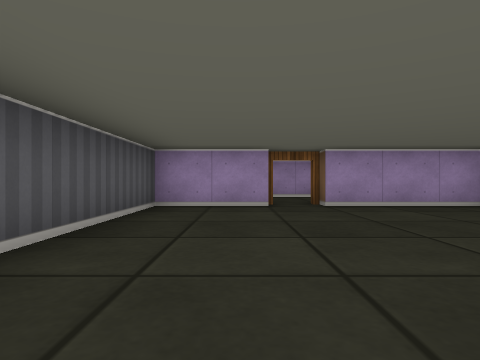
view 1 (above)

14 first-person views from a walk through a cub3D level. The camera is about half as high as the walls, looks level and sees 75° across. The floor is counted in squares. Each view is taken from the middle of a square. On the plan, view 1 faces up. The plan holds only what a view shows up to about 9 squares ahead; the rest is blank.

view 2
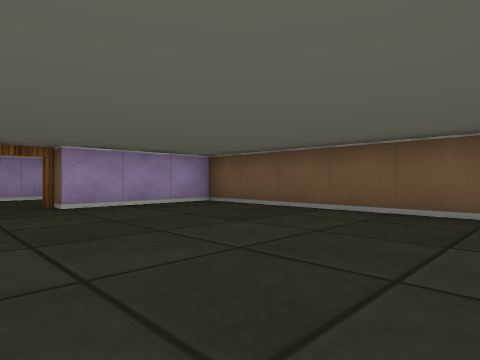

view 3
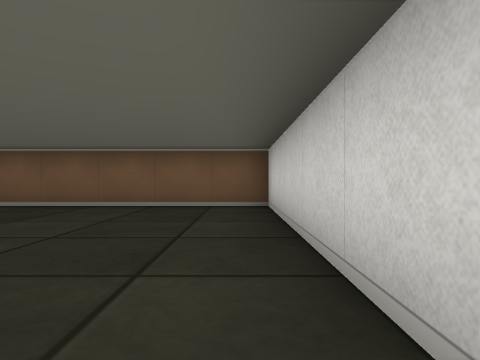

view 4
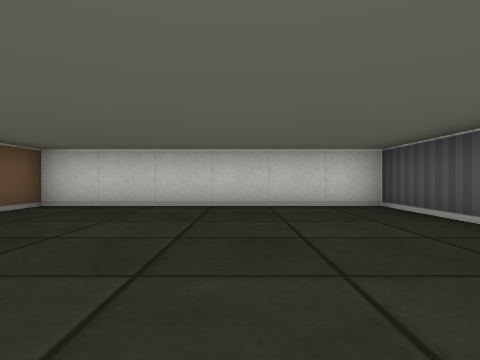

view 5
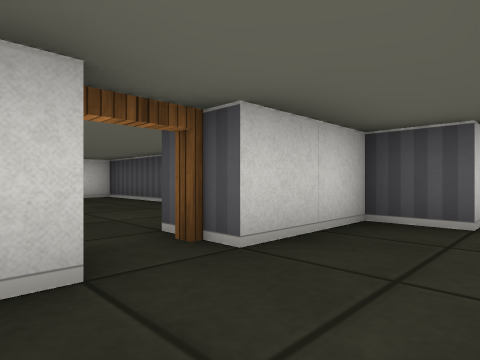

view 6
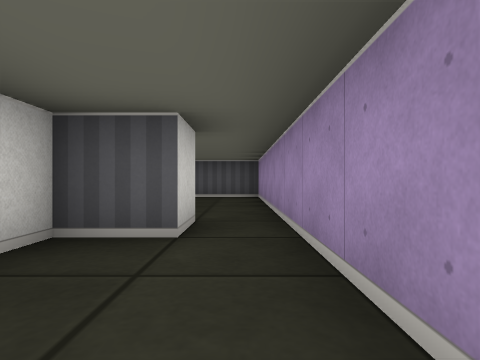

view 7
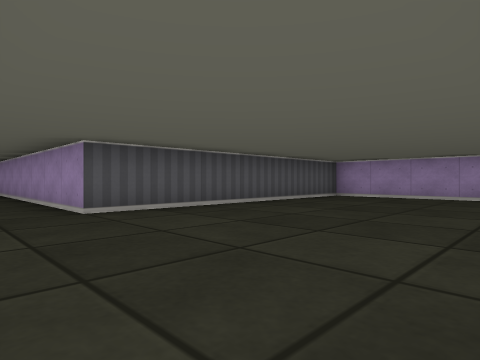

view 8
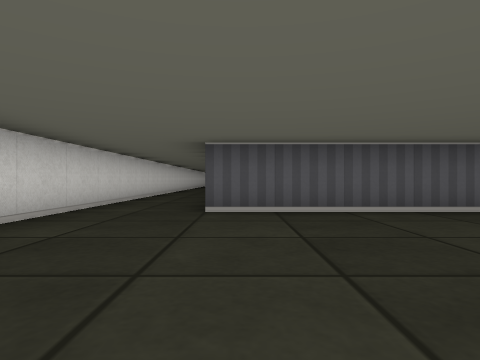

view 9
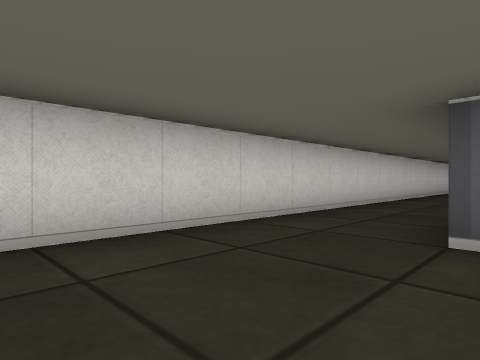

view 10
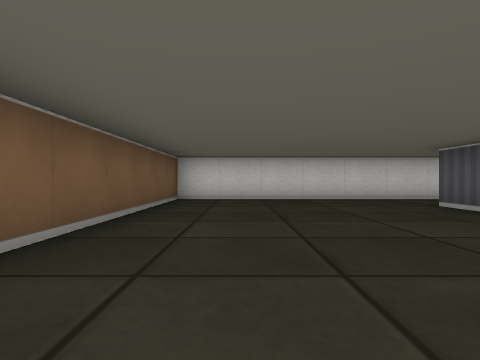

view 11
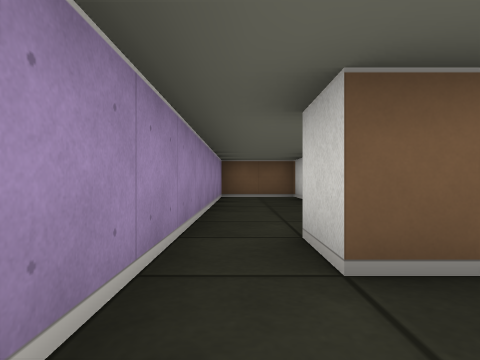

view 12
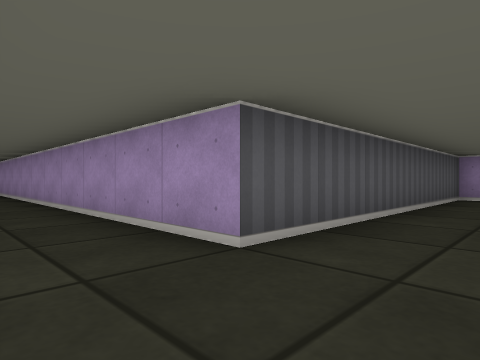

view 13
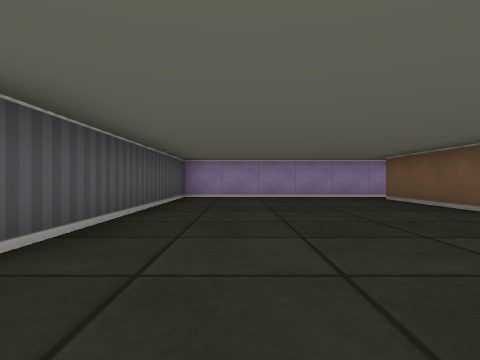

view 14
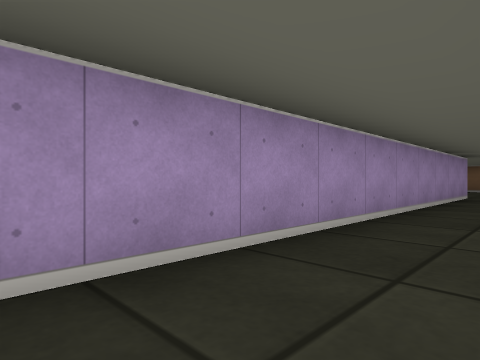

### Floor plan
Points are (right, up) in squares from view 1. A wall is a line through its corners. A room is listed if a view was taken in it or the views show most of it. See-through windows are left out.
Room 1 (views 1, 2, 3, 4)
walls: (0.5, 5.5) (-1.5, 5.5) (-1.5, -0.5) (4.5, -0.5) (4.5, 5.5) (1.5, 5.5)
ways out: open door at (1, 6) to room 2
Room 2 (views 5, 6)
walls: (-1.5, 7.5) (-1.5, 6.5) (0.5, 6.5); (3.5, 6.5) (4.5, 6.5) (4.5, 8.5) (-1.5, 8.5)
ways out: open door at (1, 6) to room 1; opening at (-1, 8) to room 3
Room 3 (views 7, 8, 9, 10, 11, 12, 13, 14)
walls: (-15.2, -0.5) (-2.5, -0.5) (-2.5, 7.5) (-1.5, 7.5); (-1.5, 8.5) (-7.5, 8.5) (-7.5, 1.5) (-17.2, 1.5)
ways out: opening at (-1, 8) to room 2

Where each view was taken, in squares from view 1:
view 1: 0 up, 0 right, facing up
view 2: 0 up, 0 right, facing up-right
view 3: 0 up, 1 left, facing right
view 4: 5 up, 1 right, facing down
view 5: 8 up, 2 right, facing down-left
view 6: 8 up, 1 right, facing left
view 7: 0 up, 3 left, facing up-left
view 8: 2 up, 3 left, facing left
view 9: 2 up, 5 left, facing down-left
view 10: 7 up, 4 left, facing down
view 11: 8 up, 4 left, facing right
view 12: 0 up, 6 left, facing up-left
view 13: 0 up, 6 left, facing up
view 14: 0 up, 17 left, facing up-right
